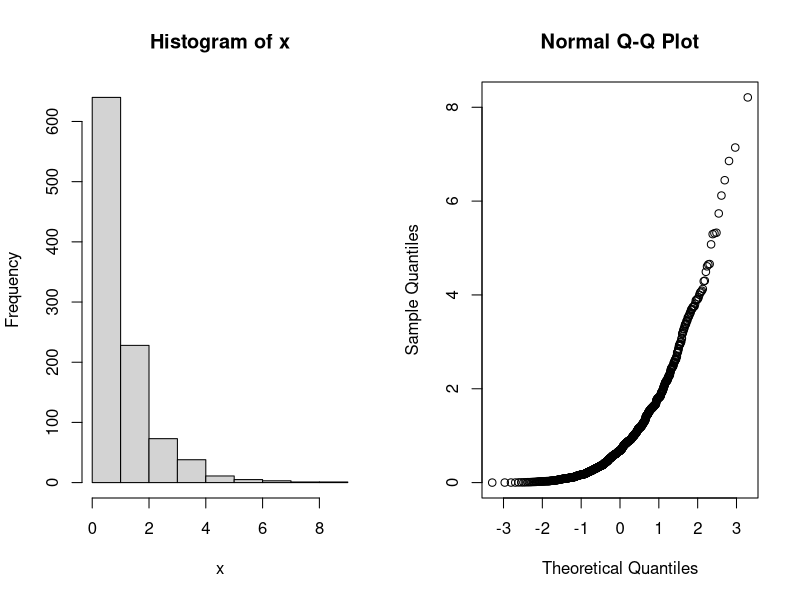
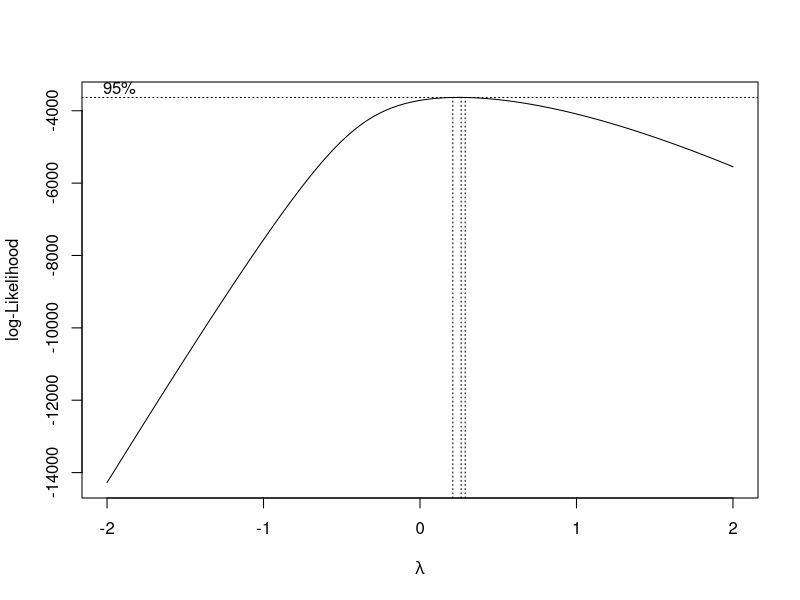
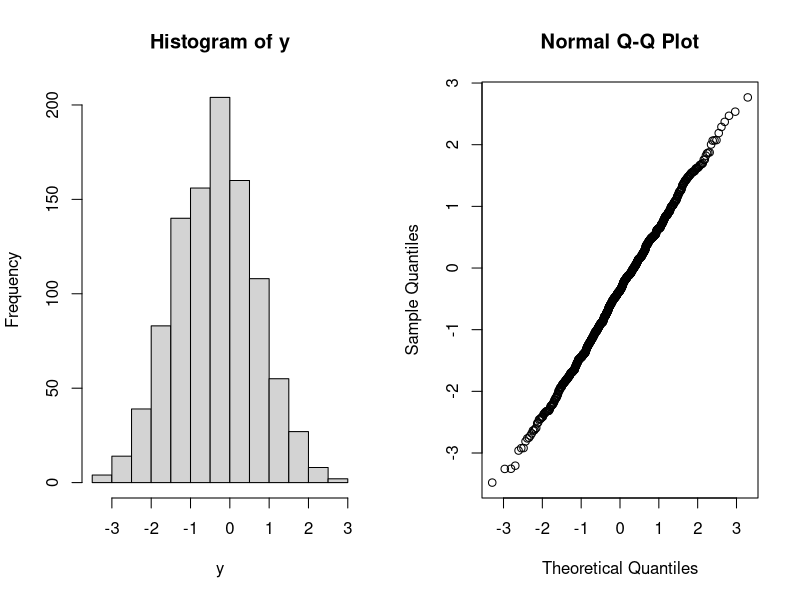

The R script that drew these images, in order:
# 3장 다변량 정규분포와 응용 : 정규화변환_ 박스콕스변환

# 박스-콕스 정규화 변환
x <- rexp(1000) # 지수분포로부터 난수발생
par(mfrow=c(1,2))
hist(x) # histgram 그림
qqnorm(x) # 정규확률그림
par(mfrow=c(1,1))


# 박스-콕스 정규화를 위한 로그-가능도 프로파일
### {MASS}패키지의 boxcox()함수를 이용하여 람다를 추정하는 그래프를 출력
library(MASS)
boxcox(x~1) # 로그-가능도 프로파일, 람다를 추정하는 그래프 출력


# 박스-콕스 변환의 모수 추정
### {car}패키지의 box.car.power()함수를 이용하여 박스-콕스 변환의 모수 추정.
### {car}패키지의 powerTransform()함수를 이용하여 박스-콕스 변환의 모수 추정.
library(car)
p <- powerTransform(x) # 박스-콕스 변환의 모수 추정.
p
names(p) # p에서 사용할수 있는 메소드 출력


# 박스-콕스 정규화 변화
### {car}패키지의 box.car()함수를 이용하여 박스-콕스 변환
##3 {car}패키지의 bcPower()함수를 이용하여 박스-콕스 변환
y <- bcPower(x, p$lambda) # 박스-콕스 변환
par(mfrow=c(1,2))
hist(y)
# 변환된 자료는 정규분포를 따르게 되었고, qqplot를 적합해본 결과 정규화가 잘 됬음을 확인 가능하다.
qqnorm(y)
par(mfrow=c(1,1))